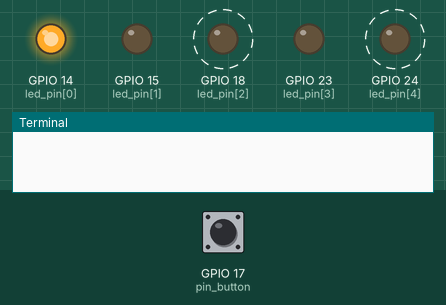
A program run on a simulated Raspberry Pi (BCM pin numbers). On the bench: output pins drawn as LEDs (lit = HIGH), the last lines printed to the terminal. Dashed ring = blinking. The test bench sets the inputs (shaded band); at power-on: GPIO 17 (pin_button) HIGH. Random numbers come from a fixed seed. At 13.8 s the program stops and its outputs stay as they are.

Above: at 1.2 s.
1.3 s: GPIO 17 (pin_button) pulled LOW for 0.15 s
At 2.8 s:
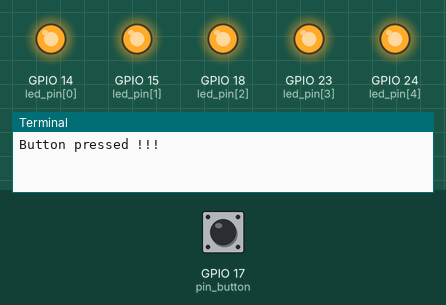
At 14.2 s:
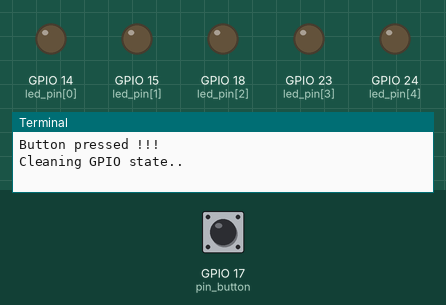
Timing chart, 0 to 15.3 s (numbered marks = the images above; inputs shaded):
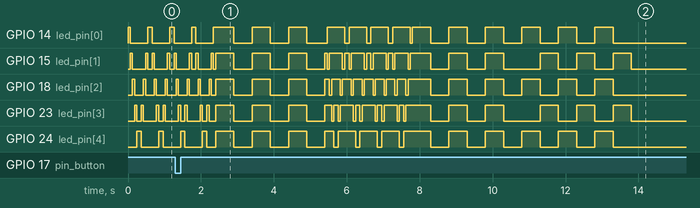

The program:

control.py
```python
# -*- coding: cp1252 -*-
import RPi.GPIO as GPIO
import time
from random import choice


GPIO.setwarnings(False)
GPIO.setmode(GPIO.BCM)

# setup LED
led_pin = [14, 15, 18, 23, 24]  # RPI BCM PIN
GPIO.setup(led_pin, GPIO.OUT, initial=GPIO.LOW)


# exit program
def finish_program(channel):
	global RUN
	print("Button pressed !!!")
	RUN = False


# pin button configuration -> function to stop program
pin_button = 17  # RPI BCM PIN 17
GPIO.setup(pin_button, GPIO.IN, pull_up_down=GPIO.PUD_UP)
RUN = True
GPIO.add_event_detect(pin_button, GPIO.FALLING, callback=finish_program)


# turn all LED ON
def all_led_on():
	GPIO.output(led_pin, GPIO.HIGH)


# turn all LED OFF
def all_led_off():
	GPIO.output(led_pin, GPIO.LOW)


# turn led one at the time
def zig_zag_led():
	all_led_off()
	for led in led_pin:
		GPIO.output(led, GPIO.HIGH)
		time.sleep(0.06)
		GPIO.output(led, GPIO.LOW)

	for led in reversed(led_pin):
		GPIO.output(led, GPIO.HIGH)
		time.sleep(0.06)
		GPIO.output(led, GPIO.LOW)


# turn led off one at the time
def zig_zag_led_reverse():
	all_led_on()
	for led in led_pin:
		GPIO.output(led, GPIO.LOW)
		time.sleep(0.06)
		GPIO.output(led, GPIO.HIGH)

	for led in reversed(led_pin):
		GPIO.output(led, GPIO.LOW)
		time.sleep(0.06)
		GPIO.output(led, GPIO.HIGH)


# random light up
def random_led():
	all_led_off()
	for _ in range(300):
		led = choice(led_pin)
		GPIO.output(led, GPIO.HIGH)
		time.sleep(0.03)
		GPIO.output(led, GPIO.LOW)


# shine led alternatively
def trident_led():
    all_led_off()
    for led_index in range(len(led_pin)):
        if led_index%2 == 0:
            GPIO.output(led_pin[led_index], GPIO.HIGH)
    time.sleep(0.5)
    for led_index in range(len(led_pin)):
        if led_index%2 != 0:
            GPIO.output(led_pin[led_index], GPIO.HIGH)
        else:
            GPIO.output(led_pin[led_index], GPIO.LOW)
    time.sleep(0.5)


# main loop
def main():
	while RUN:
		# 3 times zig-zag
		for i in range(4):
			zig_zag_led()
		# 3 times all-on-off
		for i in range(3):
			all_led_on()
			time.sleep(0.5)
			all_led_off()
			time.sleep(0.5)
		## 3 times reverse zig-zag
		for i in range(4):
			zig_zag_led_reverse()
		# 3 times all-on-off
		for i in range(3):
			all_led_on()
			time.sleep(0.5)
			all_led_off()
			time.sleep(0.5)
		# alternar de a 3
		for i in range(3):
                        trident_led()

		# random led light up
		# random_led()

if __name__ == "__main__":
	main()

print('Cleaning GPIO state..')
GPIO.cleanup()
```
